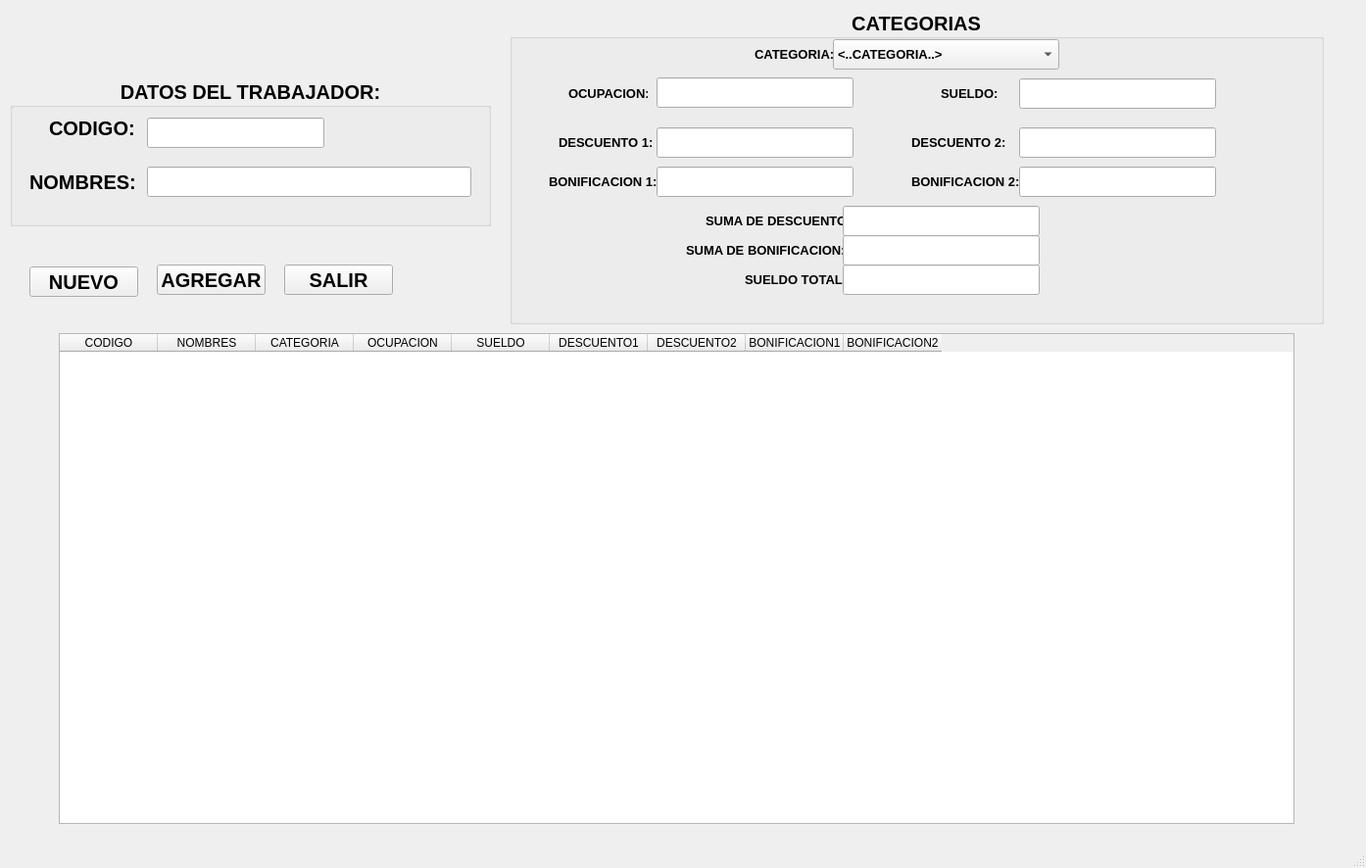
<?xml version="1.0" encoding="UTF-8"?>
<ui version="4.0">
 <class>MainWindow</class>
 <widget class="QMainWindow" name="MainWindow">
  <property name="geometry">
   <rect>
    <x>0</x>
    <y>0</y>
    <width>1394</width>
    <height>886</height>
   </rect>
  </property>
  <property name="windowTitle">
   <string>Proyecto2</string>
  </property>
  <widget class="QWidget" name="centralwidget">
   <widget class="QGroupBox" name="groupBox">
    <property name="geometry">
     <rect>
      <x>10</x>
      <y>80</y>
      <width>491</width>
      <height>151</height>
     </rect>
    </property>
    <property name="font">
     <font>
      <pointsize>15</pointsize>
      <weight>75</weight>
      <bold>true</bold>
     </font>
    </property>
    <property name="title">
     <string>DATOS DEL TRABAJADOR:</string>
    </property>
    <property name="alignment">
     <set>Qt::AlignCenter</set>
    </property>
    <widget class="QLabel" name="label">
     <property name="geometry">
      <rect>
       <x>40</x>
       <y>40</y>
       <width>101</width>
       <height>21</height>
      </rect>
     </property>
     <property name="text">
      <string>CODIGO:</string>
     </property>
    </widget>
    <widget class="QLabel" name="label_2">
     <property name="geometry">
      <rect>
       <x>20</x>
       <y>90</y>
       <width>111</width>
       <height>31</height>
      </rect>
     </property>
     <property name="text">
      <string>NOMBRES:</string>
     </property>
    </widget>
    <widget class="QLineEdit" name="txtcodigo">
     <property name="geometry">
      <rect>
       <x>140</x>
       <y>40</y>
       <width>181</width>
       <height>31</height>
      </rect>
     </property>
     <property name="font">
      <font>
       <italic>true</italic>
      </font>
     </property>
     <property name="alignment">
      <set>Qt::AlignCenter</set>
     </property>
    </widget>
    <widget class="QLineEdit" name="txtnombre">
     <property name="geometry">
      <rect>
       <x>140</x>
       <y>90</y>
       <width>331</width>
       <height>31</height>
      </rect>
     </property>
     <property name="font">
      <font>
       <italic>true</italic>
      </font>
     </property>
     <property name="alignment">
      <set>Qt::AlignCenter</set>
     </property>
    </widget>
   </widget>
   <widget class="QGroupBox" name="groupBox_2">
    <property name="geometry">
     <rect>
      <x>520</x>
      <y>10</y>
      <width>831</width>
      <height>321</height>
     </rect>
    </property>
    <property name="font">
     <font>
      <pointsize>15</pointsize>
      <weight>75</weight>
      <bold>true</bold>
     </font>
    </property>
    <property name="title">
     <string>CATEGORIAS</string>
    </property>
    <property name="alignment">
     <set>Qt::AlignCenter</set>
    </property>
    <widget class="QLabel" name="label_3">
     <property name="geometry">
      <rect>
       <x>250</x>
       <y>30</y>
       <width>81</width>
       <height>31</height>
      </rect>
     </property>
     <property name="font">
      <font>
       <pointsize>10</pointsize>
      </font>
     </property>
     <property name="text">
      <string>CATEGORIA:</string>
     </property>
    </widget>
    <widget class="QLabel" name="label_4">
     <property name="geometry">
      <rect>
       <x>60</x>
       <y>70</y>
       <width>81</width>
       <height>31</height>
      </rect>
     </property>
     <property name="font">
      <font>
       <pointsize>10</pointsize>
      </font>
     </property>
     <property name="text">
      <string>OCUPACION:</string>
     </property>
    </widget>
    <widget class="QLabel" name="label_5">
     <property name="geometry">
      <rect>
       <x>50</x>
       <y>120</y>
       <width>101</width>
       <height>31</height>
      </rect>
     </property>
     <property name="font">
      <font>
       <pointsize>10</pointsize>
      </font>
     </property>
     <property name="text">
      <string>DESCUENTO 1:</string>
     </property>
    </widget>
    <widget class="QLabel" name="label_6">
     <property name="geometry">
      <rect>
       <x>40</x>
       <y>160</y>
       <width>111</width>
       <height>31</height>
      </rect>
     </property>
     <property name="font">
      <font>
       <pointsize>10</pointsize>
      </font>
     </property>
     <property name="text">
      <string>BONIFICACION 1:</string>
     </property>
    </widget>
    <widget class="QLabel" name="label_7">
     <property name="geometry">
      <rect>
       <x>440</x>
       <y>70</y>
       <width>61</width>
       <height>31</height>
      </rect>
     </property>
     <property name="font">
      <font>
       <pointsize>10</pointsize>
      </font>
     </property>
     <property name="text">
      <string>SUELDO:</string>
     </property>
    </widget>
    <widget class="QLabel" name="label_8">
     <property name="geometry">
      <rect>
       <x>410</x>
       <y>120</y>
       <width>101</width>
       <height>31</height>
      </rect>
     </property>
     <property name="font">
      <font>
       <pointsize>10</pointsize>
      </font>
     </property>
     <property name="text">
      <string>DESCUENTO 2:</string>
     </property>
    </widget>
    <widget class="QLabel" name="label_9">
     <property name="geometry">
      <rect>
       <x>410</x>
       <y>160</y>
       <width>111</width>
       <height>31</height>
      </rect>
     </property>
     <property name="font">
      <font>
       <pointsize>10</pointsize>
      </font>
     </property>
     <property name="text">
      <string>BONIFICACION 2:</string>
     </property>
    </widget>
    <widget class="QComboBox" name="cbcategoria">
     <property name="geometry">
      <rect>
       <x>330</x>
       <y>30</y>
       <width>231</width>
       <height>31</height>
      </rect>
     </property>
     <property name="font">
      <font>
       <pointsize>10</pointsize>
      </font>
     </property>
     <item>
      <property name="text">
       <string>&lt;..CATEGORIA..&gt;</string>
      </property>
     </item>
     <item>
      <property name="text">
       <string>A</string>
      </property>
     </item>
     <item>
      <property name="text">
       <string>B</string>
      </property>
     </item>
     <item>
      <property name="text">
       <string>C</string>
      </property>
     </item>
     <item>
      <property name="text">
       <string>D</string>
      </property>
     </item>
     <item>
      <property name="text">
       <string>E</string>
      </property>
     </item>
    </widget>
    <widget class="QLineEdit" name="txtocupacion">
     <property name="geometry">
      <rect>
       <x>150</x>
       <y>69</y>
       <width>201</width>
       <height>31</height>
      </rect>
     </property>
     <property name="font">
      <font>
       <pointsize>10</pointsize>
       <italic>true</italic>
      </font>
     </property>
     <property name="alignment">
      <set>Qt::AlignCenter</set>
     </property>
    </widget>
    <widget class="QLineEdit" name="txtdescuento1">
     <property name="geometry">
      <rect>
       <x>150</x>
       <y>120</y>
       <width>201</width>
       <height>31</height>
      </rect>
     </property>
     <property name="font">
      <font>
       <pointsize>10</pointsize>
       <italic>true</italic>
      </font>
     </property>
     <property name="alignment">
      <set>Qt::AlignCenter</set>
     </property>
    </widget>
    <widget class="QLineEdit" name="txtbonificacion1">
     <property name="geometry">
      <rect>
       <x>150</x>
       <y>160</y>
       <width>201</width>
       <height>31</height>
      </rect>
     </property>
     <property name="font">
      <font>
       <pointsize>10</pointsize>
       <italic>true</italic>
      </font>
     </property>
     <property name="alignment">
      <set>Qt::AlignCenter</set>
     </property>
    </widget>
    <widget class="QLineEdit" name="txtsueldo">
     <property name="geometry">
      <rect>
       <x>520</x>
       <y>70</y>
       <width>201</width>
       <height>31</height>
      </rect>
     </property>
     <property name="font">
      <font>
       <pointsize>10</pointsize>
       <italic>true</italic>
      </font>
     </property>
     <property name="alignment">
      <set>Qt::AlignCenter</set>
     </property>
    </widget>
    <widget class="QLineEdit" name="txtdescuento2">
     <property name="geometry">
      <rect>
       <x>520</x>
       <y>120</y>
       <width>201</width>
       <height>31</height>
      </rect>
     </property>
     <property name="font">
      <font>
       <pointsize>10</pointsize>
       <italic>true</italic>
      </font>
     </property>
     <property name="alignment">
      <set>Qt::AlignCenter</set>
     </property>
    </widget>
    <widget class="QLineEdit" name="txtbonificacion2">
     <property name="geometry">
      <rect>
       <x>520</x>
       <y>160</y>
       <width>201</width>
       <height>31</height>
      </rect>
     </property>
     <property name="font">
      <font>
       <pointsize>10</pointsize>
       <italic>true</italic>
      </font>
     </property>
     <property name="alignment">
      <set>Qt::AlignCenter</set>
     </property>
    </widget>
    <widget class="QLabel" name="label_10">
     <property name="geometry">
      <rect>
       <x>200</x>
       <y>200</y>
       <width>141</width>
       <height>31</height>
      </rect>
     </property>
     <property name="font">
      <font>
       <pointsize>10</pointsize>
      </font>
     </property>
     <property name="text">
      <string>SUMA DE DESCUENTO:</string>
     </property>
    </widget>
    <widget class="QLabel" name="label_11">
     <property name="geometry">
      <rect>
       <x>180</x>
       <y>230</y>
       <width>161</width>
       <height>31</height>
      </rect>
     </property>
     <property name="font">
      <font>
       <pointsize>10</pointsize>
      </font>
     </property>
     <property name="text">
      <string>SUMA DE BONIFICACION:</string>
     </property>
    </widget>
    <widget class="QLabel" name="label_12">
     <property name="geometry">
      <rect>
       <x>240</x>
       <y>260</y>
       <width>101</width>
       <height>31</height>
      </rect>
     </property>
     <property name="font">
      <font>
       <pointsize>10</pointsize>
      </font>
     </property>
     <property name="text">
      <string>SUELDO TOTAL:</string>
     </property>
    </widget>
    <widget class="QLineEdit" name="txtsumaDescuento">
     <property name="geometry">
      <rect>
       <x>340</x>
       <y>200</y>
       <width>201</width>
       <height>31</height>
      </rect>
     </property>
     <property name="font">
      <font>
       <pointsize>10</pointsize>
       <italic>true</italic>
      </font>
     </property>
     <property name="alignment">
      <set>Qt::AlignCenter</set>
     </property>
    </widget>
    <widget class="QLineEdit" name="txtsumaBonificacion">
     <property name="geometry">
      <rect>
       <x>340</x>
       <y>230</y>
       <width>201</width>
       <height>31</height>
      </rect>
     </property>
     <property name="font">
      <font>
       <pointsize>10</pointsize>
       <italic>true</italic>
      </font>
     </property>
     <property name="alignment">
      <set>Qt::AlignCenter</set>
     </property>
    </widget>
    <widget class="QLineEdit" name="txtsueldoTotal">
     <property name="geometry">
      <rect>
       <x>340</x>
       <y>260</y>
       <width>201</width>
       <height>31</height>
      </rect>
     </property>
     <property name="font">
      <font>
       <pointsize>10</pointsize>
       <italic>true</italic>
      </font>
     </property>
     <property name="alignment">
      <set>Qt::AlignCenter</set>
     </property>
    </widget>
   </widget>
   <widget class="QTableWidget" name="twgdatos">
    <property name="geometry">
     <rect>
      <x>60</x>
      <y>340</y>
      <width>1261</width>
      <height>501</height>
     </rect>
    </property>
    <column>
     <property name="text">
      <string>CODIGO</string>
     </property>
     <property name="textAlignment">
      <set>AlignCenter</set>
     </property>
    </column>
    <column>
     <property name="text">
      <string>NOMBRES</string>
     </property>
     <property name="textAlignment">
      <set>AlignCenter</set>
     </property>
    </column>
    <column>
     <property name="text">
      <string>CATEGORIA</string>
     </property>
     <property name="textAlignment">
      <set>AlignCenter</set>
     </property>
    </column>
    <column>
     <property name="text">
      <string>OCUPACION</string>
     </property>
     <property name="textAlignment">
      <set>AlignCenter</set>
     </property>
    </column>
    <column>
     <property name="text">
      <string>SUELDO</string>
     </property>
     <property name="textAlignment">
      <set>AlignCenter</set>
     </property>
    </column>
    <column>
     <property name="text">
      <string>DESCUENTO1</string>
     </property>
     <property name="textAlignment">
      <set>AlignCenter</set>
     </property>
    </column>
    <column>
     <property name="text">
      <string>DESCUENTO2</string>
     </property>
     <property name="textAlignment">
      <set>AlignCenter</set>
     </property>
    </column>
    <column>
     <property name="text">
      <string>BONIFICACION1</string>
     </property>
     <property name="textAlignment">
      <set>AlignCenter</set>
     </property>
    </column>
    <column>
     <property name="text">
      <string>BONIFICACION2</string>
     </property>
     <property name="textAlignment">
      <set>AlignCenter</set>
     </property>
    </column>
   </widget>
   <widget class="QPushButton" name="bnuevo">
    <property name="geometry">
     <rect>
      <x>30</x>
      <y>272</y>
      <width>111</width>
      <height>31</height>
     </rect>
    </property>
    <property name="font">
     <font>
      <pointsize>15</pointsize>
      <weight>75</weight>
      <bold>true</bold>
     </font>
    </property>
    <property name="text">
     <string>NUEVO</string>
    </property>
   </widget>
   <widget class="QPushButton" name="bagregar">
    <property name="geometry">
     <rect>
      <x>160</x>
      <y>270</y>
      <width>111</width>
      <height>31</height>
     </rect>
    </property>
    <property name="font">
     <font>
      <pointsize>15</pointsize>
      <weight>75</weight>
      <bold>true</bold>
     </font>
    </property>
    <property name="text">
     <string>AGREGAR</string>
    </property>
   </widget>
   <widget class="QPushButton" name="bsalir">
    <property name="geometry">
     <rect>
      <x>290</x>
      <y>270</y>
      <width>111</width>
      <height>31</height>
     </rect>
    </property>
    <property name="font">
     <font>
      <pointsize>15</pointsize>
      <weight>75</weight>
      <bold>true</bold>
     </font>
    </property>
    <property name="text">
     <string>SALIR</string>
    </property>
   </widget>
  </widget>
  <widget class="QMenuBar" name="menubar">
   <property name="geometry">
    <rect>
     <x>0</x>
     <y>0</y>
     <width>1394</width>
     <height>21</height>
    </rect>
   </property>
  </widget>
  <widget class="QStatusBar" name="statusbar"/>
 </widget>
 <resources/>
 <connections/>
</ui>
